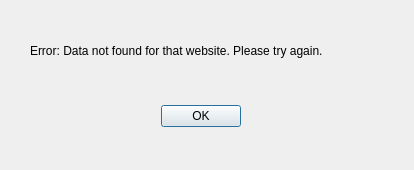
<?xml version="1.0" encoding="UTF-8"?>
<ui version="4.0">
 <class>keyError</class>
 <widget class="QDialog" name="keyError">
  <property name="geometry">
   <rect>
    <x>0</x>
    <y>0</y>
    <width>414</width>
    <height>170</height>
   </rect>
  </property>
  <property name="windowTitle">
   <string>Error: 404</string>
  </property>
  <widget class="QDialogButtonBox" name="buttonBox">
   <property name="geometry">
    <rect>
     <x>110</x>
     <y>100</y>
     <width>131</width>
     <height>32</height>
    </rect>
   </property>
   <property name="orientation">
    <enum>Qt::Horizontal</enum>
   </property>
   <property name="standardButtons">
    <set>QDialogButtonBox::Ok</set>
   </property>
  </widget>
  <widget class="QLabel" name="label">
   <property name="geometry">
    <rect>
     <x>30</x>
     <y>10</y>
     <width>381</width>
     <height>81</height>
    </rect>
   </property>
   <property name="text">
    <string>Error: Data not found for that website. Please try again.</string>
   </property>
  </widget>
 </widget>
 <resources/>
 <connections>
  <connection>
   <sender>buttonBox</sender>
   <signal>accepted()</signal>
   <receiver>keyError</receiver>
   <slot>accept()</slot>
   <hints>
    <hint type="sourcelabel">
     <x>248</x>
     <y>254</y>
    </hint>
    <hint type="destinationlabel">
     <x>157</x>
     <y>274</y>
    </hint>
   </hints>
  </connection>
  <connection>
   <sender>buttonBox</sender>
   <signal>rejected()</signal>
   <receiver>keyError</receiver>
   <slot>reject()</slot>
   <hints>
    <hint type="sourcelabel">
     <x>316</x>
     <y>260</y>
    </hint>
    <hint type="destinationlabel">
     <x>286</x>
     <y>274</y>
    </hint>
   </hints>
  </connection>
 </connections>
</ui>
